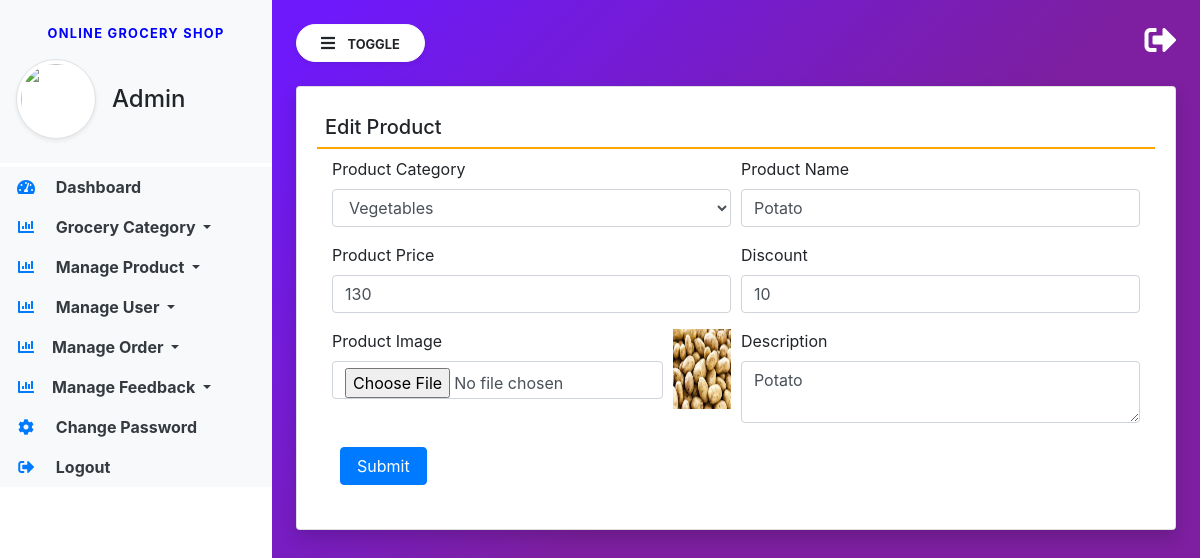
The app's page /edit-product/1/ with its own data.
### groceryapp/models.py (models this page shows, shortened)
class Product(models.Model):
    category = models.ForeignKey(Category, on_delete=models.CASCADE, null=True, blank=True)
    name = models.CharField(max_length=100, null=True, blank=True)
    image = models.FileField(null=True, blank=True)
    description = models.TextField(null=True, blank=True)
    price = models.CharField(max_length=100, null=True, blank=True)
    discount = models.CharField(max_length=100, null=True, blank=True)
    updated = models.DateTimeField(auto_now=True)
    created = models.DateTimeField(auto_now_add=True)

class Category(models.Model):
    name = models.CharField(max_length=100, null=True, blank=True)
    created = models.DateTimeField(auto_now_add=True)

### groceryapp/views.py (the view, shortened to what this page needs)
# urls.py: path('edit-product/<int:pid>/', edit_product, name="edit_product"),
def edit_product(request, pid):
    product = Product.objects.get(id=pid)
    category = Category.objects.all()
    return render(request, 'edit_product.html', locals())

### groceryapp/templates/edit_product.html (shortened to what this page needs)
{% extends 'admin_base.html' %}
{% block main %}
<div class="card shadow">
    <div class="card-body">
        <h5 class="p-2" style="border-bottom: 2px solid orange;">Edit Product</h5>
        <div class="container-fluid">
            <form action="" method="post" enctype="multipart/form-data">
                <div class="form-row">
                    <div class="col-sm-6">
                        <div class="form-group">
                            <label>Product Category</label>
                            <select name="category" class="form-control" required>
                                {% for i in category %}
                                <option value="{{i.id}}" {% if i.id == product.category.id %}selected{% endif %}>{{i.name}}</option>
                                {% endfor %}
                            </select>
                        </div>
                    </div>
                    <div class="col-sm-6">
                        <div class="form-group">
                            <label>Product Name</label>
                            <input type="text" name="name" class="form-control" value="{{product.name}}" placeholder="Category Name">
                        </div>
                    </div>
                    <div class="col-sm-6">
                        <div class="form-group">
                            <label>Product Price</label>
                            <input type="text" name="price" class="form-control" value="{{product.price}}" placeholder="Product Price">
                        </div>
                    </div>
                    <div class="col-sm-6">
                        <div class="form-group">
                            <label>Discount</label>
                            <input type="text" name="discount" class="form-control" value="{{product.discount}}" placeholder="Apply Discount">
                        </div>
                    </div>
                    <div class="col-sm-5">
                        <div class="form-group">
                            <label>Product Image</label>
                            <input type="file" name="image" class="form-control">
                        </div>
                    </div>
                    <div class="col-sm-1">
                        <img src="{{product.image.url}}" style="width:100%;height:80px">
                    </div>
                    <div class="col-sm-6">
                        <div class="form-group">
                            <label>Description</label>
                            <textarea name="desc" class="form-control" placeholder="write description here">{{product.description}}</textarea>
                        </div>
                    </div>
                </div>
                <input type="submit" value="Submit" class="m-2 px-3 btn btn-primary">
            </form>
        </div>
    </div>
</div>
{% endblock %}

### groceryapp/static/css/sidebar.css (style rules this page uses)
body { background-image : linear-gradient(135.9deg,rgba(109,25,252,1) 16.4%,rgba(125,31,160,1) 56.1%); min-height:100vh; }

### records on screen
Product: category "Vegetables", name "Potato", price "130", discount "10", image (picture), desc "Potato"
